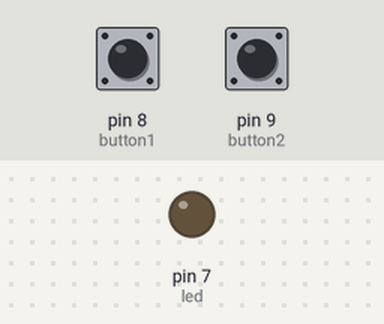
The sketch below on a simulated Arduino Uno, built with avr-gcc and run on an emulated ATmega328P. Shown: output pins drawn as LEDs (lit = HIGH). The test bench sets the inputs (shaded band); at power-on: pin 8 (button1) LOW, pin 9 (button2) LOW.

Above: at 1.2 s.
1.3 s: pin 8 (button1) pulled HIGH for 0.15 s
At 1.7 s:
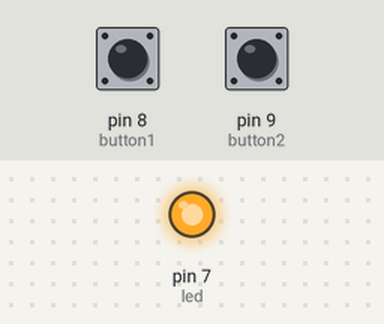
2.9 s: pin 9 (button2) pulled HIGH for 0.15 s
At 4.1 s:
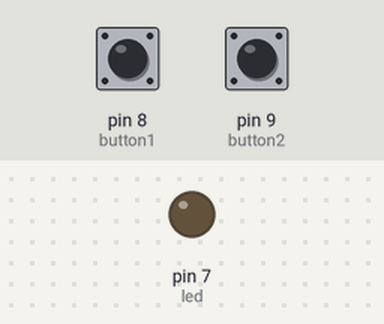
4.5 s: pin 8 (button1) pulled HIGH for 1 s
At 5.3 s:
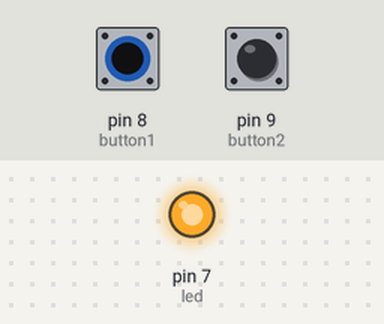
7.0 s: pin 8 (button1) driven HIGH and pin 9 (button2) driven HIGH
At 7.5 s:
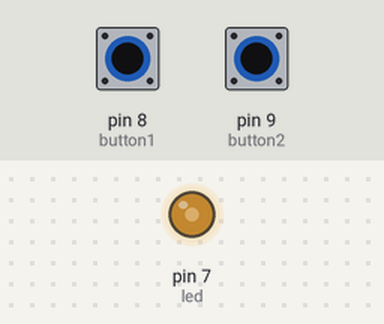
8.5 s: pin 9 (button2) driven LOW
At 9.4 s:
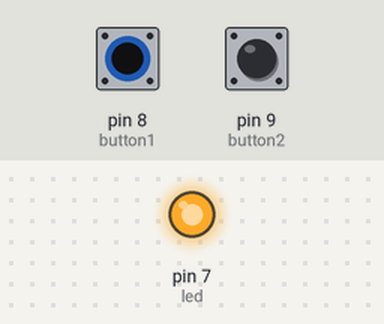
Timing chart, 0 to 11.0 s (numbered marks = the images above; inputs shaded):
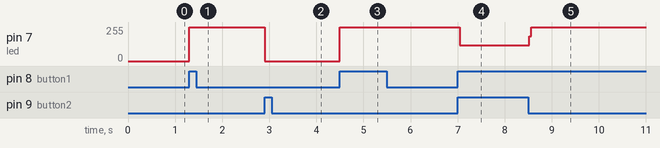

The sketch:

2_button_with_led.ino
```cpp
int led = 7;//pin 7
int button1 = 8;//pin 8
int button2 = 9;// pin 9


void setup() {

pinMode(led,OUTPUT);
pinMode(button1,INPUT);
 pinMode(button2,INPUT);

}

void loop() {

if(digitalRead(button1)==HIGH)//press button1
{
digitalWrite(led,HIGH);}//led on(1)

if(digitalRead(button2)==HIGH)//press button2
{
digitalWrite(led,LOW);}//led off(0)


}
```

Measured:
- after the input at 1.3 s, pin 7 (led): 0/255 → 255/255 at once
- after the input at 2.9 s, pin 7 (led): 255/255 → 0/255 at once
- after the input at 4.5 s, pin 7 (led): 0/255 → 255/255 at once
- after the input at 7.0 s, pin 7 (led): 255/255 → 119/255 at once
- after the input at 8.5 s, pin 7 (led): 119/255 → 255/255 at once
